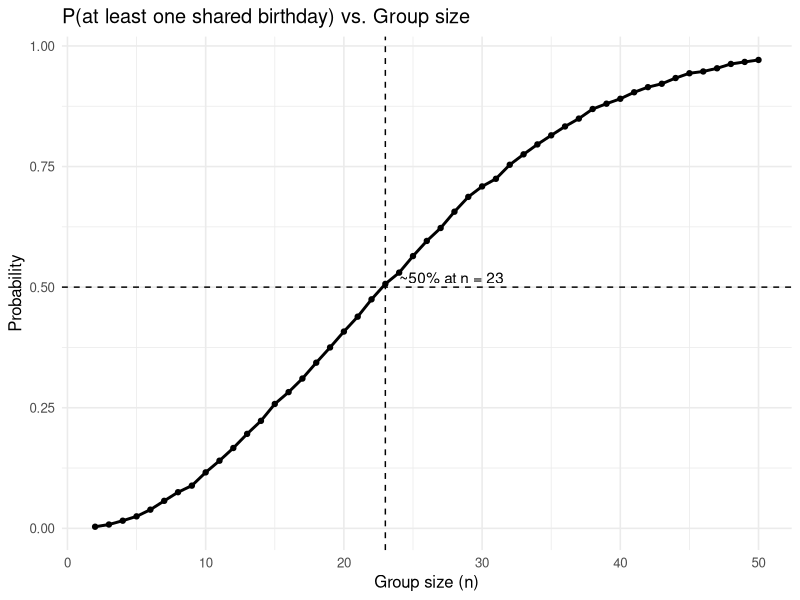

Here is the R script that generated this plot:
## ---- chunk 1
knitr::opts_chunk$set(echo = TRUE)
## ---- chunk 2
library(tidyverse)
library(patchwork)
library(scales)
library(dplyr)


knitr::opts_chunk$set(
  fig.width = 6,
  fig.asp = .6,
  out.width = "90%"
)

theme_set(theme_minimal() + theme(legend.position = "bottom"))

options(
  ggplot2.continuous.colour = "viridis",
  ggplot2.continuous.fill = "viridis"
)

scale_colour_discrete = scale_colour_viridis_d
scale_fill_discrete = scale_fill_viridis_d
## ---- chunk 3
library(ggplot2)
library(dplyr)

set.seed(123)


birthday_dup <- function(n, days = 365) {
  bdays <- sample.int(days, n, replace = TRUE) 
  any(duplicated(bdays))                       
}
## ---- chunk 4
simulate_prob <- function(n, B = 10000, days = 365) {
  mean(replicate(B, birthday_dup(n, days)))
}

ns <- 2:50
B  <- 10000

probs <- numeric(length(ns))
for (i in seq_along(ns)) {
  probs[i] <- simulate_prob(ns[i], B = B)
}

df_loop <- data.frame(n = ns, p = probs)

n50_loop <- min(df_loop$n[df_loop$p >= 0.5])
## ---- chunk 5
ggplot(df_loop, aes(n, p)) +
  geom_line(linewidth = 1) +
  geom_point(size = 1.5) +
  geom_hline(yintercept = 0.5, linetype = 2) +
  geom_vline(xintercept = n50_loop, linetype = 2) +
  annotate("text", x = n50_loop + 1, y = 0.52,
           label = paste0("~50% at n = ", n50_loop), hjust = 0) +
  labs(title = "P(at least one shared birthday) vs. Group size",
       x = "Group size (n)", y = "Probability") +
  theme_minimal(base_size = 12)
